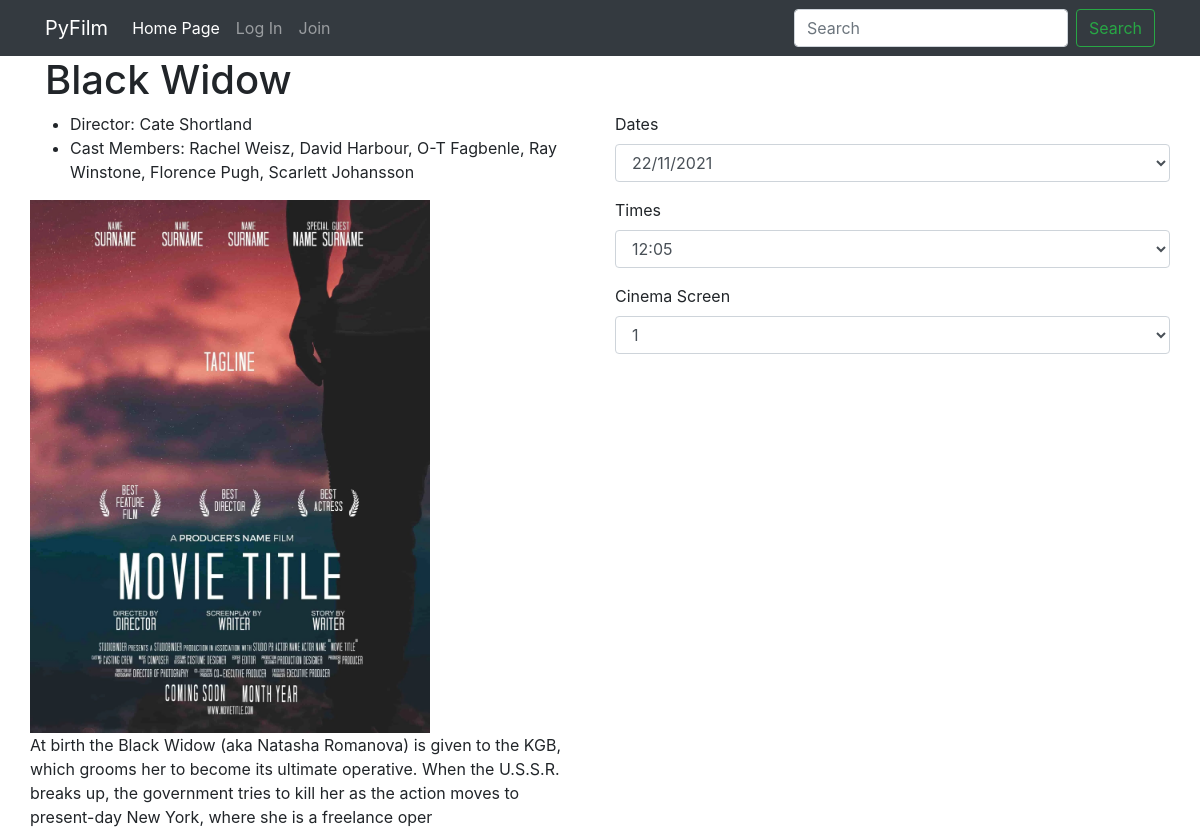
The app's page /customer/movie/0, older data.
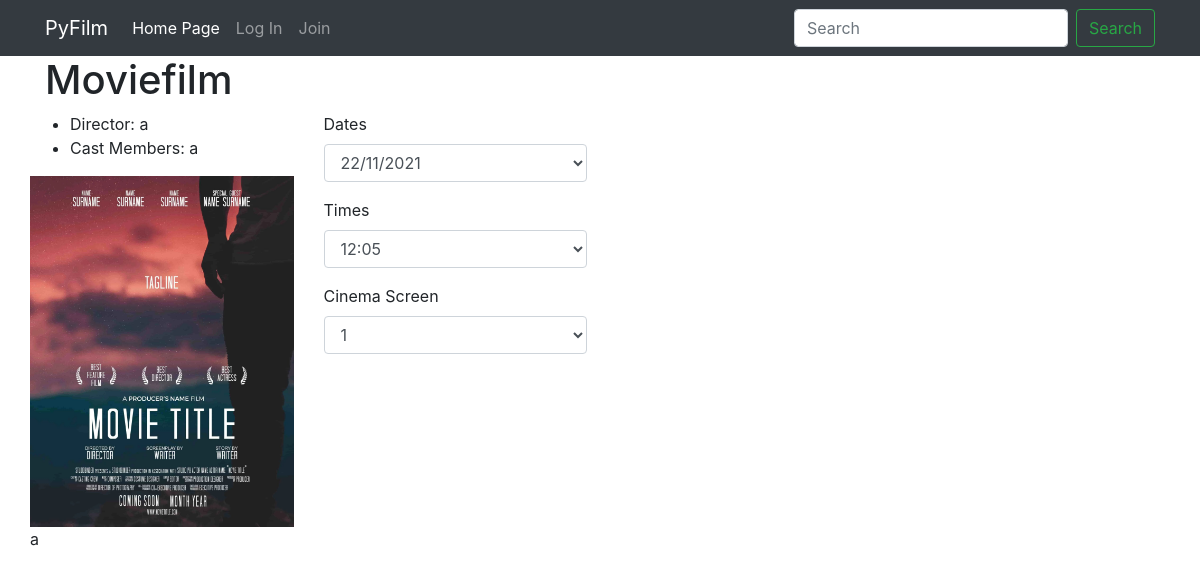
The same page, newer data.
### API/models.py (models this page shows, shortened)
class Movie(models.Model):
    objects = models.Manager()
    movie_id = models.AutoField(primary_key=True, default=0)
    title = models.CharField(max_length=256, null=False, blank=False)
    director = models.CharField(max_length=256, null=False, blank=False)
    cast_members = models.CharField(max_length=256, null=False, blank=False)
    description = models.TextField(null=False, blank=False)
    movie_duration = models.IntegerField(null=False, blank=False)  # in minutes
    tickets_sold = models.IntegerField(default=0)
    certificate = models.CharField(max_length=2, default="U", null=False, blank=False)

### customer/views.py (the view)
# urls.py: path('movie/<int:pk>', MovieDetailView.as_view(), name="movieDetails"),
class MovieDetailView(DetailView):
    model = Movie
    template_name = "movieDetails.html"

### customer/templates/movieDetails.html (shortened to what this page needs)
{% extends 'base.html' %}
{% load static %}
{% block content %}
<div class="container">
    <div class="row">
        <div class="col-12">
            <h1 class="details-title">{{ movie.title }}</h1>
        </div>
        <div class="row">
            <div class="col-6">
                <div class="details-content">
                    <div class="details-tags">
                        <ul class="tag-list">
                            <li><span>Director: {{ movie.director}}</span>
                            <li><span>Cast Members: {{ movie.cast_members}}</span>
                        </ul>
                    </div>
                </div>
                <div class="details-image">
                    <img src="/static/customer/img/default_movie.jpg" class="img-fluid" alt="Responsive image">
                </div>
                <div class="details-description">
                    {{ movie.description }}
                </div>
            </div>
            <div class="col-6">
                <div class="form-group">
                    <label>Dates</label>
                    <select class="form-control">
                        <option>22/11/2021</option>
                    </select>
                </div>
                <div class="form-group">
                    <label>Times</label>
                    <select class="form-control">
                        <option>12:05</option>
                    </select>
                </div>
                <div class="form-group">
                    <label>Cinema Screen</label>
                    <select class="form-control">
                        <option>1</option>
                    </select>
                </div>
            </div>
        </div>
    </div>
</div>
{% endblock %}

Row changes from the older to the newer data that the page shows:
changed Movie: title "Black Widow" → "Moviefilm"; director "Cate Shortland" → "a"; cast_members "Rachel Weisz, David Harbour, O-T Fagbenle, Ray Winstone, Florence Pugh, Scarlett Johansson" → "a"; description "At birth the Black Widow (aka Natasha Romanova) is given to the KGB, which grooms her to become its ultimate operative. When the U.S.S.R. breaks up, the government tries to kill her as the action moves to present-day New York, where she is a freelance oper" → "a"
